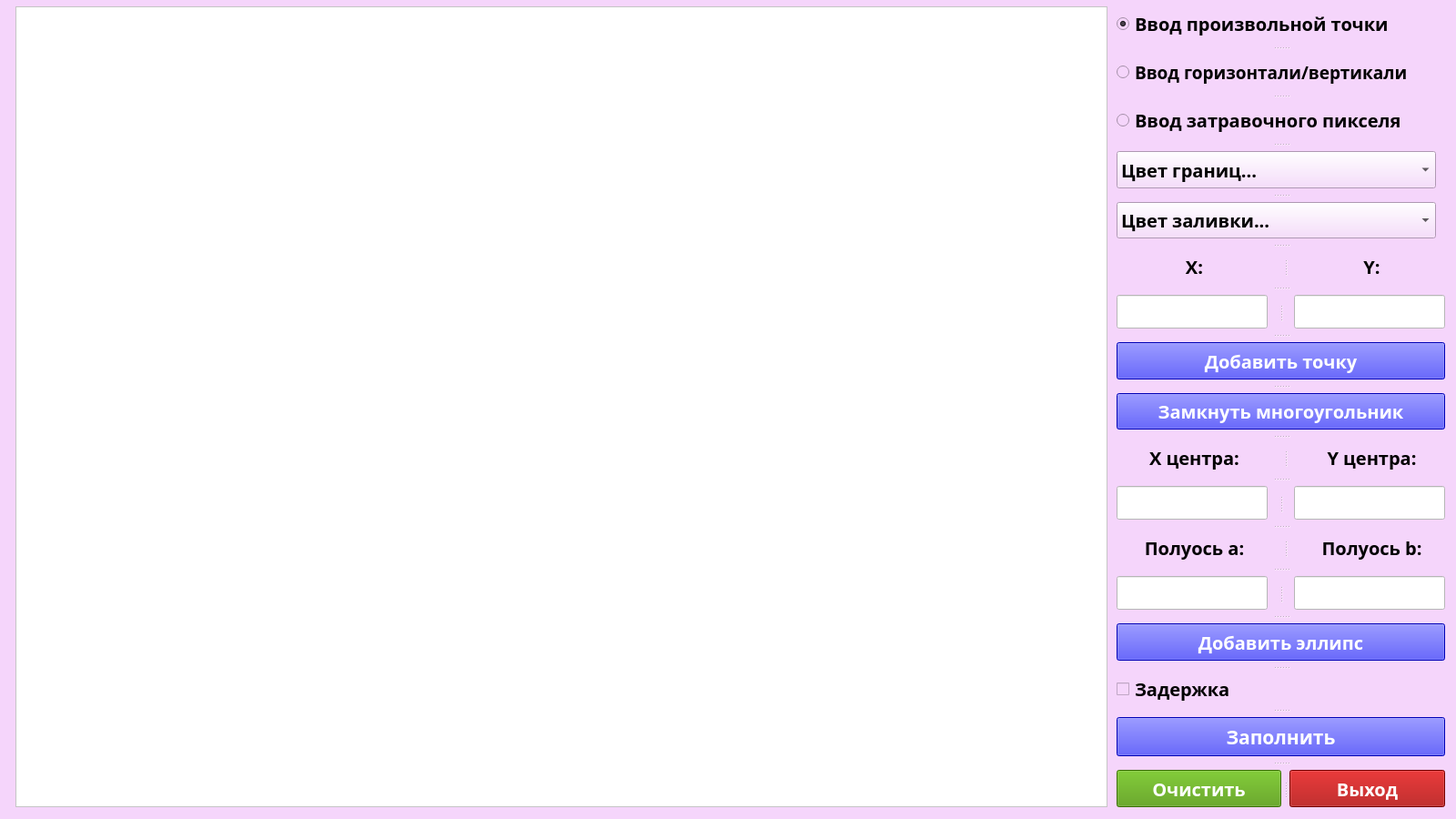
<?xml version="1.0" encoding="UTF-8"?>
<ui version="4.0">
 <class>MainWindow</class>
 <widget class="QMainWindow" name="MainWindow">
  <property name="geometry">
   <rect>
    <x>0</x>
    <y>0</y>
    <width>1600</width>
    <height>900</height>
   </rect>
  </property>
  <property name="windowTitle">
   <string>Заполнение многоугольника затравочным алгоритмом</string>
  </property>
  <property name="styleSheet">
   <string notr="true">background-color: rgb(245, 213, 251);</string>
  </property>
  <widget class="QWidget" name="centralwidget">
   <widget class="QWidget" name="">
    <property name="geometry">
     <rect>
      <x>10</x>
      <y>0</y>
      <width>1588</width>
      <height>897</height>
     </rect>
    </property>
    <layout class="QGridLayout" name="gridLayout">
     <property name="leftMargin">
      <number>7</number>
     </property>
     <property name="topMargin">
      <number>7</number>
     </property>
     <property name="rightMargin">
      <number>10</number>
     </property>
     <property name="bottomMargin">
      <number>10</number>
     </property>
     <property name="horizontalSpacing">
      <number>10</number>
     </property>
     <item row="0" column="2">
      <widget class="QSplitter" name="splitter_8">
       <property name="maximumSize">
        <size>
         <width>361</width>
         <height>16777215</height>
        </size>
       </property>
       <property name="orientation">
        <enum>Qt::Vertical</enum>
       </property>
       <property name="handleWidth">
        <number>15</number>
       </property>
       <widget class="QRadioButton" name="radio_random">
        <property name="font">
         <font>
          <family>KacstTitle</family>
          <pointsize>15</pointsize>
          <weight>75</weight>
          <bold>true</bold>
         </font>
        </property>
        <property name="text">
         <string>Ввод произвольной точки</string>
        </property>
        <property name="checked">
         <bool>true</bool>
        </property>
       </widget>
       <widget class="QRadioButton" name="radio_hor">
        <property name="font">
         <font>
          <family>KacstTitle</family>
          <pointsize>14</pointsize>
          <weight>75</weight>
          <bold>true</bold>
         </font>
        </property>
        <property name="text">
         <string>Ввод горизонтали/вертикали</string>
        </property>
       </widget>
       <widget class="QRadioButton" name="radio_seed">
        <property name="font">
         <font>
          <family>KacstTitle</family>
          <pointsize>15</pointsize>
          <weight>75</weight>
          <bold>true</bold>
         </font>
        </property>
        <property name="text">
         <string>Ввод затравочного пикселя</string>
        </property>
       </widget>
       <widget class="QComboBox" name="boundary_color_box">
        <property name="maximumSize">
         <size>
          <width>351</width>
          <height>51</height>
         </size>
        </property>
        <property name="font">
         <font>
          <family>KacstTitle</family>
          <pointsize>15</pointsize>
          <weight>75</weight>
          <bold>true</bold>
         </font>
        </property>
        <property name="styleSheet">
         <string notr="true">selection-color: rgb(0, 0, 0);</string>
        </property>
        <item>
         <property name="text">
          <string>Цвет границ...</string>
         </property>
        </item>
        <item>
         <property name="text">
          <string>Красный</string>
         </property>
        </item>
        <item>
         <property name="text">
          <string>Синий</string>
         </property>
        </item>
        <item>
         <property name="text">
          <string>Черный</string>
         </property>
        </item>
        <item>
         <property name="text">
          <string>Белый</string>
         </property>
        </item>
       </widget>
       <widget class="QComboBox" name="flood_box">
        <property name="maximumSize">
         <size>
          <width>351</width>
          <height>51</height>
         </size>
        </property>
        <property name="font">
         <font>
          <family>KacstTitle</family>
          <pointsize>15</pointsize>
          <weight>75</weight>
          <bold>true</bold>
         </font>
        </property>
        <property name="styleSheet">
         <string notr="true">selection-color: rgb(0, 0, 0);</string>
        </property>
        <item>
         <property name="text">
          <string>Цвет заливки...</string>
         </property>
        </item>
        <item>
         <property name="text">
          <string>Красный</string>
         </property>
        </item>
        <item>
         <property name="text">
          <string>Синий</string>
         </property>
        </item>
        <item>
         <property name="text">
          <string>Черный</string>
         </property>
        </item>
        <item>
         <property name="text">
          <string>Белый</string>
         </property>
        </item>
       </widget>
       <widget class="QSplitter" name="splitter">
        <property name="maximumSize">
         <size>
          <width>16777215</width>
          <height>16777215</height>
         </size>
        </property>
        <property name="orientation">
         <enum>Qt::Horizontal</enum>
        </property>
        <property name="handleWidth">
         <number>29</number>
        </property>
        <widget class="QLabel" name="x_label">
         <property name="sizePolicy">
          <sizepolicy hsizetype="Preferred" vsizetype="Fixed">
           <horstretch>0</horstretch>
           <verstretch>0</verstretch>
          </sizepolicy>
         </property>
         <property name="minimumSize">
          <size>
           <width>171</width>
           <height>0</height>
          </size>
         </property>
         <property name="font">
          <font>
           <family>KacstTitle</family>
           <pointsize>15</pointsize>
           <weight>75</weight>
           <bold>true</bold>
          </font>
         </property>
         <property name="text">
          <string>X:</string>
         </property>
         <property name="alignment">
          <set>Qt::AlignCenter</set>
         </property>
        </widget>
        <widget class="QLabel" name="y_label">
         <property name="sizePolicy">
          <sizepolicy hsizetype="Preferred" vsizetype="Fixed">
           <horstretch>0</horstretch>
           <verstretch>0</verstretch>
          </sizepolicy>
         </property>
         <property name="minimumSize">
          <size>
           <width>161</width>
           <height>0</height>
          </size>
         </property>
         <property name="font">
          <font>
           <family>KacstTitle</family>
           <pointsize>15</pointsize>
           <weight>75</weight>
           <bold>true</bold>
          </font>
         </property>
         <property name="text">
          <string>Y:</string>
         </property>
         <property name="alignment">
          <set>Qt::AlignCenter</set>
         </property>
        </widget>
       </widget>
       <widget class="QSplitter" name="splitter_2">
        <property name="maximumSize">
         <size>
          <width>16777215</width>
          <height>16777215</height>
         </size>
        </property>
        <property name="orientation">
         <enum>Qt::Horizontal</enum>
        </property>
        <property name="handleWidth">
         <number>29</number>
        </property>
        <widget class="QLineEdit" name="x_entry">
         <property name="font">
          <font>
           <pointsize>16</pointsize>
          </font>
         </property>
         <property name="styleSheet">
          <string notr="true">background-color: rgb(255, 255, 255);</string>
         </property>
        </widget>
        <widget class="QLineEdit" name="y_entry">
         <property name="font">
          <font>
           <pointsize>16</pointsize>
          </font>
         </property>
         <property name="styleSheet">
          <string notr="true">background-color: rgb(255, 255, 255);</string>
         </property>
        </widget>
       </widget>
       <widget class="QPushButton" name="add_btn">
        <property name="sizePolicy">
         <sizepolicy hsizetype="Minimum" vsizetype="Fixed">
          <horstretch>0</horstretch>
          <verstretch>0</verstretch>
         </sizepolicy>
        </property>
        <property name="maximumSize">
         <size>
          <width>16777215</width>
          <height>51</height>
         </size>
        </property>
        <property name="font">
         <font>
          <family>KacstTitle</family>
          <pointsize>15</pointsize>
          <weight>75</weight>
          <italic>false</italic>
          <bold>true</bold>
         </font>
        </property>
        <property name="styleSheet">
         <string notr="true">background-color: rgb(0, 0, 255);
color: rgb(255, 255, 255);</string>
        </property>
        <property name="text">
         <string>Добавить точку</string>
        </property>
       </widget>
       <widget class="QPushButton" name="close_fig_btn">
        <property name="sizePolicy">
         <sizepolicy hsizetype="Minimum" vsizetype="Fixed">
          <horstretch>0</horstretch>
          <verstretch>0</verstretch>
         </sizepolicy>
        </property>
        <property name="maximumSize">
         <size>
          <width>16777215</width>
          <height>51</height>
         </size>
        </property>
        <property name="font">
         <font>
          <family>KacstTitle</family>
          <pointsize>15</pointsize>
          <weight>75</weight>
          <italic>false</italic>
          <bold>true</bold>
         </font>
        </property>
        <property name="styleSheet">
         <string notr="true">background-color: rgb(0, 0, 255);
color: rgb(255, 255, 255);</string>
        </property>
        <property name="text">
         <string>Замкнуть многоугольник</string>
        </property>
       </widget>
       <widget class="QSplitter" name="splitter_5">
        <property name="maximumSize">
         <size>
          <width>16777215</width>
          <height>16777215</height>
         </size>
        </property>
        <property name="orientation">
         <enum>Qt::Horizontal</enum>
        </property>
        <property name="handleWidth">
         <number>29</number>
        </property>
        <widget class="QLabel" name="cx_label">
         <property name="sizePolicy">
          <sizepolicy hsizetype="Preferred" vsizetype="Fixed">
           <horstretch>0</horstretch>
           <verstretch>0</verstretch>
          </sizepolicy>
         </property>
         <property name="minimumSize">
          <size>
           <width>171</width>
           <height>0</height>
          </size>
         </property>
         <property name="font">
          <font>
           <family>KacstTitle</family>
           <pointsize>15</pointsize>
           <weight>75</weight>
           <bold>true</bold>
          </font>
         </property>
         <property name="text">
          <string>X центра:</string>
         </property>
         <property name="alignment">
          <set>Qt::AlignCenter</set>
         </property>
        </widget>
        <widget class="QLabel" name="cy_label_2">
         <property name="sizePolicy">
          <sizepolicy hsizetype="Preferred" vsizetype="Fixed">
           <horstretch>0</horstretch>
           <verstretch>0</verstretch>
          </sizepolicy>
         </property>
         <property name="minimumSize">
          <size>
           <width>161</width>
           <height>0</height>
          </size>
         </property>
         <property name="font">
          <font>
           <family>KacstTitle</family>
           <pointsize>15</pointsize>
           <weight>75</weight>
           <bold>true</bold>
          </font>
         </property>
         <property name="text">
          <string>Y центра:</string>
         </property>
         <property name="alignment">
          <set>Qt::AlignCenter</set>
         </property>
        </widget>
       </widget>
       <widget class="QSplitter" name="splitter_3">
        <property name="maximumSize">
         <size>
          <width>16777215</width>
          <height>16777215</height>
         </size>
        </property>
        <property name="orientation">
         <enum>Qt::Horizontal</enum>
        </property>
        <property name="handleWidth">
         <number>29</number>
        </property>
        <widget class="QLineEdit" name="cx_entry">
         <property name="font">
          <font>
           <pointsize>16</pointsize>
          </font>
         </property>
         <property name="styleSheet">
          <string notr="true">background-color: rgb(255, 255, 255);</string>
         </property>
        </widget>
        <widget class="QLineEdit" name="cy_entry">
         <property name="font">
          <font>
           <pointsize>16</pointsize>
          </font>
         </property>
         <property name="styleSheet">
          <string notr="true">background-color: rgb(255, 255, 255);</string>
         </property>
        </widget>
       </widget>
       <widget class="QSplitter" name="splitter_7">
        <property name="maximumSize">
         <size>
          <width>16777215</width>
          <height>16777215</height>
         </size>
        </property>
        <property name="orientation">
         <enum>Qt::Horizontal</enum>
        </property>
        <property name="handleWidth">
         <number>29</number>
        </property>
        <widget class="QLabel" name="a_label">
         <property name="sizePolicy">
          <sizepolicy hsizetype="Preferred" vsizetype="Fixed">
           <horstretch>0</horstretch>
           <verstretch>0</verstretch>
          </sizepolicy>
         </property>
         <property name="minimumSize">
          <size>
           <width>171</width>
           <height>0</height>
          </size>
         </property>
         <property name="font">
          <font>
           <family>KacstTitle</family>
           <pointsize>15</pointsize>
           <weight>75</weight>
           <bold>true</bold>
          </font>
         </property>
         <property name="text">
          <string>Полуось а:</string>
         </property>
         <property name="alignment">
          <set>Qt::AlignCenter</set>
         </property>
        </widget>
        <widget class="QLabel" name="b_label">
         <property name="sizePolicy">
          <sizepolicy hsizetype="Preferred" vsizetype="Fixed">
           <horstretch>0</horstretch>
           <verstretch>0</verstretch>
          </sizepolicy>
         </property>
         <property name="minimumSize">
          <size>
           <width>161</width>
           <height>0</height>
          </size>
         </property>
         <property name="font">
          <font>
           <family>KacstTitle</family>
           <pointsize>15</pointsize>
           <weight>75</weight>
           <bold>true</bold>
          </font>
         </property>
         <property name="text">
          <string>Полуось b:</string>
         </property>
         <property name="alignment">
          <set>Qt::AlignCenter</set>
         </property>
        </widget>
       </widget>
       <widget class="QSplitter" name="splitter_6">
        <property name="maximumSize">
         <size>
          <width>16777215</width>
          <height>16777215</height>
         </size>
        </property>
        <property name="orientation">
         <enum>Qt::Horizontal</enum>
        </property>
        <property name="handleWidth">
         <number>29</number>
        </property>
        <widget class="QLineEdit" name="a_entry">
         <property name="font">
          <font>
           <pointsize>16</pointsize>
          </font>
         </property>
         <property name="styleSheet">
          <string notr="true">background-color: rgb(255, 255, 255);</string>
         </property>
        </widget>
        <widget class="QLineEdit" name="b_entry">
         <property name="font">
          <font>
           <pointsize>16</pointsize>
          </font>
         </property>
         <property name="styleSheet">
          <string notr="true">background-color: rgb(255, 255, 255);</string>
         </property>
        </widget>
       </widget>
       <widget class="QPushButton" name="ellipse_btn">
        <property name="sizePolicy">
         <sizepolicy hsizetype="Minimum" vsizetype="Fixed">
          <horstretch>0</horstretch>
          <verstretch>0</verstretch>
         </sizepolicy>
        </property>
        <property name="maximumSize">
         <size>
          <width>16777215</width>
          <height>51</height>
         </size>
        </property>
        <property name="font">
         <font>
          <family>KacstTitle</family>
          <pointsize>15</pointsize>
          <weight>75</weight>
          <italic>false</italic>
          <bold>true</bold>
         </font>
        </property>
        <property name="styleSheet">
         <string notr="true">background-color: rgb(0, 0, 255);
color: rgb(255, 255, 255);</string>
        </property>
        <property name="text">
         <string>Добавить эллипс</string>
        </property>
       </widget>
       <widget class="QCheckBox" name="delay_check">
        <property name="maximumSize">
         <size>
          <width>16777215</width>
          <height>51</height>
         </size>
        </property>
        <property name="font">
         <font>
          <family>KacstTitle</family>
          <pointsize>15</pointsize>
          <weight>75</weight>
          <bold>true</bold>
         </font>
        </property>
        <property name="styleSheet">
         <string notr="true">selection-color: rgb(255, 255, 255);
selection-background-color: rgb(255, 255, 255);
border-color: rgb(0, 0, 0);
gridline-color: rgb(0, 0, 0);</string>
        </property>
        <property name="text">
         <string>Задержка</string>
        </property>
       </widget>
       <widget class="QPushButton" name="fill_btn">
        <property name="sizePolicy">
         <sizepolicy hsizetype="Minimum" vsizetype="Fixed">
          <horstretch>0</horstretch>
          <verstretch>0</verstretch>
         </sizepolicy>
        </property>
        <property name="maximumSize">
         <size>
          <width>16777215</width>
          <height>51</height>
         </size>
        </property>
        <property name="font">
         <font>
          <family>KacstTitle</family>
          <pointsize>16</pointsize>
          <weight>75</weight>
          <bold>true</bold>
         </font>
        </property>
        <property name="styleSheet">
         <string notr="true">color: rgb(255, 255, 255);
background-color: rgb(0, 0, 255);</string>
        </property>
        <property name="text">
         <string>Заполнить</string>
        </property>
       </widget>
       <widget class="QSplitter" name="splitter_4">
        <property name="maximumSize">
         <size>
          <width>16777215</width>
          <height>16777215</height>
         </size>
        </property>
        <property name="orientation">
         <enum>Qt::Horizontal</enum>
        </property>
        <property name="handleWidth">
         <number>9</number>
        </property>
        <widget class="QPushButton" name="clear_btn">
         <property name="font">
          <font>
           <family>KacstTitle</family>
           <pointsize>15</pointsize>
           <weight>75</weight>
           <bold>true</bold>
          </font>
         </property>
         <property name="styleSheet">
          <string notr="true">color: rgb(255, 255, 255);
background-color: rgb(78, 154, 6);</string>
         </property>
         <property name="text">
          <string>Очистить</string>
         </property>
        </widget>
        <widget class="QPushButton" name="exit_btn">
         <property name="sizePolicy">
          <sizepolicy hsizetype="Minimum" vsizetype="Fixed">
           <horstretch>0</horstretch>
           <verstretch>0</verstretch>
          </sizepolicy>
         </property>
         <property name="minimumSize">
          <size>
           <width>171</width>
           <height>0</height>
          </size>
         </property>
         <property name="font">
          <font>
           <family>KacstTitle</family>
           <pointsize>15</pointsize>
           <weight>75</weight>
           <bold>true</bold>
          </font>
         </property>
         <property name="styleSheet">
          <string notr="true">color: rgb(255, 255, 255);
background-color: rgb(164, 0, 0);</string>
         </property>
         <property name="text">
          <string>Выход</string>
         </property>
        </widget>
       </widget>
      </widget>
     </item>
     <item row="0" column="1">
      <widget class="QGraphicsView" name="canvas">
       <property name="minimumSize">
        <size>
         <width>1200</width>
         <height>880</height>
        </size>
       </property>
       <property name="maximumSize">
        <size>
         <width>16777215</width>
         <height>880</height>
        </size>
       </property>
       <property name="styleSheet">
        <string notr="true">background-color: rgb(255, 255, 255);</string>
       </property>
      </widget>
     </item>
    </layout>
   </widget>
  </widget>
 </widget>
 <resources/>
 <connections/>
</ui>
